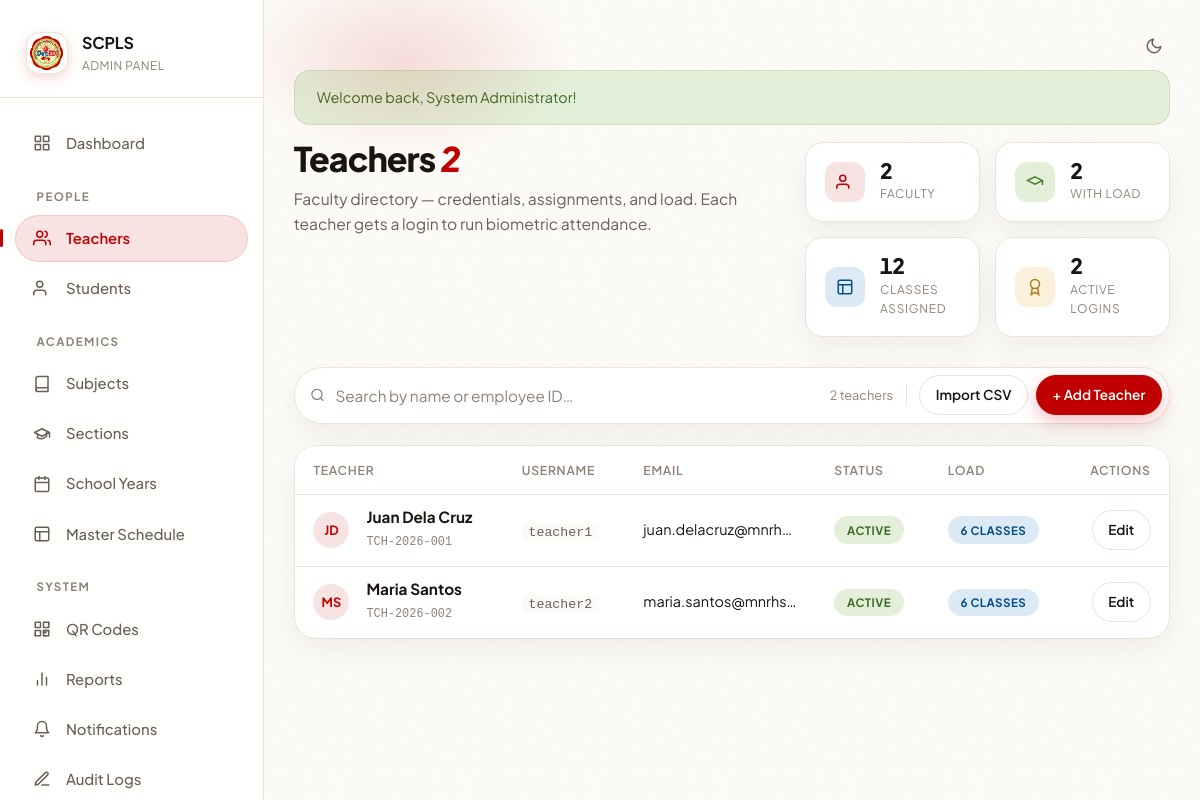
Screenshot of /admin/teachers.php (signed in) with the database file from the repository.
### tables this page shows
CREATE TABLE teachers (
  id          INT AUTO_INCREMENT PRIMARY KEY,
  user_id     INT          NOT NULL UNIQUE,
  employee_id VARCHAR(20)  DEFAULT NULL UNIQUE,
  first_name  VARCHAR(50)  NOT NULL,
  last_name   VARCHAR(50)  NOT NULL,
  status      TINYINT(1)   NOT NULL DEFAULT 1,
  created_at  TIMESTAMP    NOT NULL DEFAULT CURRENT_TIMESTAMP,
  CONSTRAINT fk_teacher_user FOREIGN KEY (user_id)
    REFERENCES users(id) ON DELETE CASCADE ON UPDATE CASCADE
);

CREATE TABLE users (
  id         INT AUTO_INCREMENT PRIMARY KEY,
  username   VARCHAR(50)  NOT NULL UNIQUE,
  password   VARCHAR(255) NOT NULL,
  full_name  VARCHAR(100) NOT NULL,
  email      VARCHAR(100) DEFAULT NULL,
  role_id    INT          NOT NULL,
  status     TINYINT(1)   NOT NULL DEFAULT 1,
  created_at TIMESTAMP    NOT NULL DEFAULT CURRENT_TIMESTAMP,
  CONSTRAINT fk_user_role FOREIGN KEY (role_id)
    REFERENCES roles(id) ON UPDATE CASCADE
);

### src/Core/Database.php (called while the page is built, shortened)
<?php
class Database
{
    private static ?Database $instance = null;
    private PDO $pdo;
    private function __construct()
    {
        $config = DB_CONFIG;
        try {
            $port = isset($config['port']) && $config['port'] ? ";port={$config['port']}" : '';
            $dsn = "mysql:host={$config['host']}{$port};dbname={$config['dbname']};charset={$config['charset']}";
            $this->pdo = new PDO($dsn, $config['username'], $config['password'], $config['options']);
            $this->pdo->exec("SET time_zone = " . $this->pdo->quote(date('P')));
        } catch (PDOException $e) {
            error_log('SCPLS DB connection failed: ' . $e->getMessage());
            http_response_code(503);
            if (!headers_sent() && str_contains($_SERVER['SCRIPT_NAME'] ?? '', '/api/')) {
                header('Content-Type: application/json');
                die(json_encode(['success' => false, 'message' => 'Service temporarily unavailable.']));
            }
            die('The system is temporarily unavailable. Please try again in a few minutes.');
        }
    }
    public static function getInstance(): self
    {
        if (self::$instance === null) {
            self::$instance = new self();
        }
        return self::$instance;
    }
    public function getConnection(): PDO
    {
        return $this->pdo;
    }
    public static function connect(): PDO
    {
        return self::getInstance()->getConnection();
    }
}

### src/Helpers/functions.php (called while the page is built, shortened)
<?php
function db(): PDO
{
    return Database::connect();
}
function h(mixed $value): string
{
    return htmlspecialchars((string) $value, ENT_QUOTES, 'UTF-8');
}

### public/admin/teachers.php (the view, shortened to what this page needs)
<?php
$action = $_GET['action'] ?? 'list';
$id = (int)($_GET['id'] ?? 0);
$errors = [];
if ($action === 'add' || ($action === 'edit' && $id > 0)) {
    $teacher = ['first_name' => '', 'last_name' => '', 'employee_id' => '', 'username' => '', 'email' => ''];
    if ($action === 'edit') {
        $stmt = db()->prepare("SELECT t.*, u.username, u.email FROM teachers t JOIN users u ON t.user_id = u.id WHERE t.id = ?");
        $stmt->execute([$id]); $teacher = $stmt->fetch();
        if (!$teacher) { flash('error', 'Teacher not found.'); redirect('/admin/teachers.php'); }
    }
    if (!empty($errors)) {
        $teacher = [
            'first_name'  => $_POST['first_name']  ?? $teacher['first_name'],
            'last_name'   => $_POST['last_name']   ?? $teacher['last_name'],
            'employee_id' => $_POST['employee_id'] ?? $teacher['employee_id'],
            'username'    => $_POST['username']    ?? $teacher['username'],
            'email'       => $_POST['email']       ?? $teacher['email'],
        ];
    }
    $isEdit = $action === 'edit';
?>
    <div class="card form-card">
        <div class="card-header"><h3><?= $isEdit ? 'Edit Teacher' : 'Add Teacher' ?></h3><a href="/admin/teachers.php" class="btn btn-outline btn-sm">Back</a></div>
        <div class="card-body">
            <?php if (!empty($errors)): ?>
                <div class="alert alert-danger fade-in">
                    <strong>Unable to save teacher:</strong>
                    <ul class="error-list">
                        <?php foreach ($errors as $err): ?><li><?= h($err) ?></li><?php endforeach; ?>
                    </ul>
                </div>
            <?php endif; ?>
            <form method="POST">
                <input type="hidden" name="submit_action" value="<?= $isEdit ? 'edit' : 'add' ?>">
                <?= csrf_field() ?>
                <div class="form-row">
                    <div class="form-group">
                        <label for="first_name">First Name</label>
                        <input type="text" id="first_name" name="first_name" class="form-control" value="<?= h($teacher['first_name']) ?>" required>
                    </div>
                    <div class="form-group">
                        <label for="last_name">Last Name</label>
                        <input type="text" id="last_name" name="last_name" class="form-control" value="<?= h($teacher['last_name']) ?>" required>
                    </div>
                </div>
                <div class="form-row">
                    <div class="form-group">
                        <label for="employee_id">Employee ID</label>
                        <input type="text" id="employee_id" name="employee_id" class="form-control" value="<?= h($teacher['employee_id']) ?>" placeholder="e.g. TCH-2026-001">
                    </div>
                    <div class="form-group">
                        <label for="email">Email</label>
                        <input type="email" id="email" name="email" class="form-control" value="<?= h($teacher['email']) ?>">
                    </div>
                </div>
                <div class="form-row">
                    <div class="form-group">
                        <label for="username">Username</label>
                        <input type="text" id="username" name="username" class="form-control" value="<?= h($teacher['username']) ?>" <?= $isEdit ? 'readonly style="background:var(--text-muted);opacity:0.6;"' : 'required' ?>>
                    </div>
                    <div class="form-group">
                        <label for="password"><?= $isEdit ? 'New Password (leave blank to keep)' : 'Password' ?></label>
                        <input type="password" id="password" name="password" class="form-control" <?= $isEdit ? 'placeholder="Leave blank to keep current"' : 'required' ?>>
                    </div>
                </div>
                <div class="form-actions">
                    <button type="submit" class="btn btn-primary"><?= $isEdit ? 'Update Teacher' : 'Create Teacher' ?></button>
                    <a href="/admin/teachers.php" class="btn btn-outline">Cancel</a>
                </div>
            </form>
        </div>
    </div>
<?php
} else {
    $search = trim($_GET['search'] ?? '');
    $where = ''; $params = [];
    $stmt = db()->prepare("SELECT t.*, u.username, u.email, u.status as user_status FROM teachers t JOIN users u ON t.user_id = u.id $where ORDER BY t.first_name ASC");
    $stmt->execute($params); $teachers = $stmt->fetchAll();
    $totalAll = (int) db()->query("SELECT COUNT(*) FROM teachers WHERE status = 1")->fetchColumn();
    $withSchedule = (int) db()->query("SELECT COUNT(DISTINCT teacher_id) FROM schedule_entries WHERE status = 1")->fetchColumn();
    $activeUsers = (int) db()->query("SELECT COUNT(*) FROM users WHERE role_id = 2 AND status = 1")->fetchColumn();
    $totalEntries = (int) db()->query("SELECT COUNT(*) FROM schedule_entries WHERE status = 1")->fetchColumn();
?>
<div class="page-intro">
    <div class="page-intro-main">
        <h1>Teachers <em><?= $totalAll ?></em></h1>
        <p>Faculty directory — credentials, assignments, and load. Each teacher gets a login to run biometric attendance.</p>
    </div>
    <div class="page-intro-stats">
        <div class="mini-stat"><div class="ms-icon"><svg width="18" height="18" viewBox="0 0 24 24" fill="none" stroke="currentColor" stroke-width="2"><path d="M17 21v-2a4 4 0 0 0-4-4H5a4 4 0 0 0-4 4v2"/><circle cx="9" cy="7" r="4"/></svg></div><div><strong><?= $totalAll ?></strong><span>Faculty</span></div></div>
        <div class="mini-stat"><div class="ms-icon" style="background: var(--success-light); color: var(--success);"><svg width="18" height="18" viewBox="0 0 24 24" fill="none" stroke="currentColor" stroke-width="2"><path d="M22 10v6M2 10l10-5 10 5-10 5z"/></svg></div><div><strong><?= $withSchedule ?></strong><span>With load</span></div></div>
        <div class="mini-stat"><div class="ms-icon" style="background: var(--info-light); color: var(--info);"><svg width="18" height="18" viewBox="0 0 24 24" fill="none" stroke="currentColor" stroke-width="2"><rect x="3" y="3" width="18" height="18" rx="2"/><line x1="3" y1="9" x2="21" y2="9"/><line x1="9" y1="21" x2="9" y2="9"/></svg></div><div><strong><?= $totalEntries ?></strong><span title="Total class meetings assigned across all teachers">Classes assigned</span></div></div>
        <div class="mini-stat"><div class="ms-icon" style="background: var(--warning-light); color: #B07D16;"><svg width="18" height="18" viewBox="0 0 24 24" fill="none" stroke="currentColor" stroke-width="2"><circle cx="12" cy="8" r="6"/><path d="M15.477 12.89L17 22l-5-3-5 3 1.523-9.11"/></svg></div><div><strong><?= $activeUsers ?></strong><span>Active logins</span></div></div>
    </div>
</div>
<div class="filter-pillbar">
    <form method="GET" class="fp-search" style="flex:1;">
        <svg width="16" height="16" viewBox="0 0 24 24" fill="none" stroke="currentColor" stroke-width="2"><circle cx="11" cy="11" r="8"/><line x1="21" y1="21" x2="16.65" y2="16.65"/></svg>
        <input type="text" name="search" placeholder="Search by name or employee ID…" value="<?= h($search) ?>" autocomplete="off">
    </form>
    <div class="fp-actions">
        <span class="text-xs text-muted nowrap" style="font-variant-numeric: tabular-nums;"><?= count($teachers) ?> teacher<?= count($teachers)===1?'':'s' ?></span>
        <a href="/admin/import.php?type=teachers" class="btn btn-outline btn-sm">Import CSV</a>
        <a href="/admin/teachers.php?action=add" class="btn btn-primary btn-sm">+ Add Teacher</a>
    </div>
</div>
<div class="card overflow-hidden">
    <div class="card-body p-0">
        <?php if (empty($teachers)): ?>
            <div class="empty-state" style="padding: 3rem 1rem;">
                <div class="empty-icon"><svg width="48" height="48" viewBox="0 0 24 24" fill="none" stroke="currentColor" stroke-width="1.5"><path d="M17 21v-2a4 4 0 0 0-4-4H5a4 4 0 0 0-4 4v2"/><circle cx="9" cy="7" r="4"/><path d="M23 21v-2a4 4 0 0 0-3-3.87"/></svg></div>
                <h3>No teachers found</h3>
                <p><?= $search ? 'Try a different search.' : 'Add your first faculty member.' ?></p>
                <?php if (!$search): ?><a href="/admin/teachers.php?action=add" class="btn btn-primary btn-sm" style="margin-top:0.75rem;">+ Add Teacher</a><?php endif; ?>
            </div>
        <?php else: ?>
            <div class="table-responsive">
                <table class="table">
                    <thead><tr><th>Teacher</th><th>Username</th><th>Email</th><th>Status</th><th title="Classes assigned this semester">Load</th><th style="text-align:right;">Actions</th></tr></thead>
                    <tbody>
                        <?php foreach ($teachers as $t): ?>
                            <?php $scheduleCount = db()->prepare("SELECT COUNT(*) FROM schedule_entries WHERE teacher_id = ? AND status = 1"); $scheduleCount->execute([$t['id']]); $sc = $scheduleCount->fetchColumn();
                                  $initials = strtoupper(substr($t['first_name'],0,1).substr($t['last_name'],0,1));
                            ?>
                            <tr>
                                <td>
                                    <div class="flex items-center gap-2">
                                        <span class="avatar" style="background: var(--nav-active); color: var(--primary); border-color: transparent;"><?= h($initials) ?></span>
                                        <div>
                                            <strong style="display:block; font-size:0.9rem; line-height:1.2;"><?= h($t['first_name'] . ' ' . $t['last_name']) ?></strong>
                                            <code style="font-size:0.70rem; background: transparent; padding:0; color: var(--text-muted);"><?= h($t['employee_id']) ?: 'No ID' ?></code>
                                        </div>
                                    </div>
                                </td>
                                <td><code><?= h($t['username']) ?></code></td>
                                <td style="font-size:0.85rem; max-width:180px; overflow:hidden; text-overflow:ellipsis; white-space:nowrap;" title="<?= h($t['email']) ?>"><?= h($t['email']) ?: '<span class="text-muted">—</span>' ?></td>
                                <td><span class="badge <?= $t['user_status'] ? 'badge-success' : 'badge-danger' ?>"><?= $t['user_status'] ? 'Active' : 'Inactive' ?></span></td>
                                <td><span class="badge <?= $sc > 0 ? 'badge-info' : 'badge-warning' ?>" title="Classes assigned this semester"><?= $sc ?> <?= $sc===1?'class':'classes' ?></span></td>
                                <td style="text-align:right;"><a href="/admin/teachers.php?action=edit&id=<?= $t['id'] ?>" class="btn btn-sm btn-outline">Edit</a></td>
                            </tr>
                        <?php endforeach; ?>
                    </tbody>
                </table>
            </div>
        <?php endif; ?>
    </div>
</div>
<?php
}
include __DIR__ . '/../../includes/layouts/admin-layout.php';
?>

### rows the page displays
teachers: initials "JD", first_name+last_name "Juan Dela Cruz", employee "TCH-2026-001", user.username "teacher1", user.email "juan.delacruz@mnrh…", sc "6"
teachers: initials "MS", first_name+last_name "Maria Santos", employee "TCH-2026-002", user.username "teacher2", user.email "maria.santos@mnrhs…", sc "6"

### other values shown
config('short_name') "SCPLS"
$success "Welcome back, System Administrator!"
$totalAll "2"
$withSchedule "2"
$totalEntries "12"
$activeUsers "2"
count($teachers) "2"
